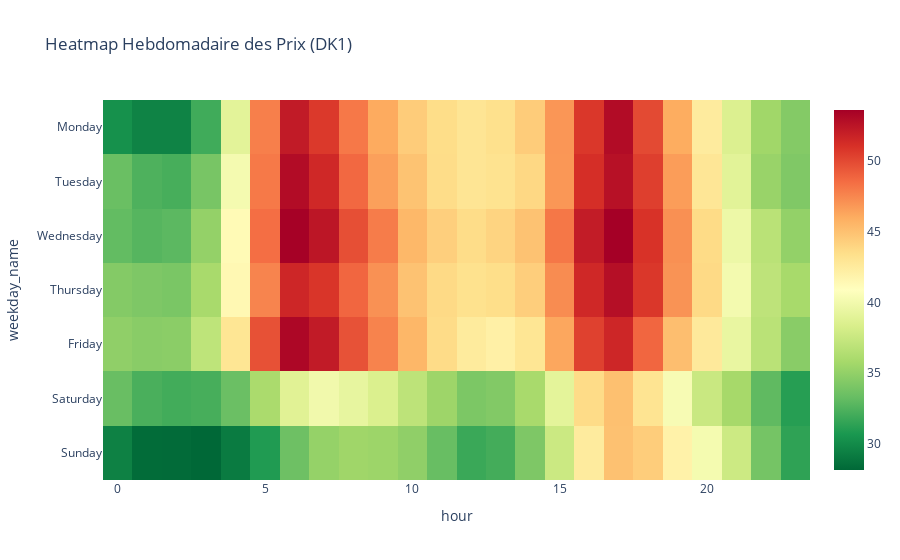
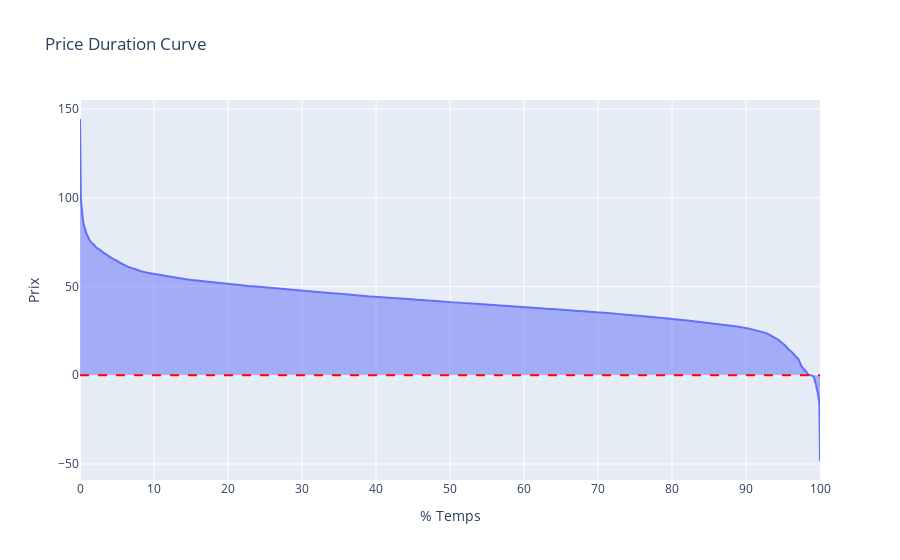

The notebook cell saved with these charts, in order:
### Markdown cell above
### 3. Visualisations Fondamentales

### Code cell
# 3.1 Heatmap Hebdomadaire (Patterns de consommation)
heatmap_data = df_dk.groupby(['weekday_name', 'hour'])['price'].mean().reset_index()
days_order = ["Monday", "Tuesday", "Wednesday", "Thursday", "Friday", "Saturday", "Sunday"]
heatmap_data['weekday_name'] = pd.Categorical(heatmap_data['weekday_name'], categories=days_order, ordered=True)
heatmap_data = heatmap_data.sort_values(['weekday_name', 'hour'])
z_data = heatmap_data.pivot(index='weekday_name', columns='hour', values='price')

fig = px.imshow(z_data, title="Heatmap Hebdomadaire des Prix (DK1)", color_continuous_scale="RdYlGn_r", aspect="auto")
fig.show()

# 3.2 Price Duration Curve
sorted_price = df_dk['price'].sort_values(ascending=False).reset_index(drop=True)
sorted_price.index = (sorted_price.index / len(sorted_price)) * 100
fig = px.area(x=sorted_price.index, y=sorted_price.values, title="Price Duration Curve", labels={"x": "% Temps", "y": "Prix"})
fig.add_hline(y=0, line_dash="dash", line_color="red")
fig.show()

### Figure 1 — Plotly figure (JSON) as saved in the notebook; plotly's stock layout.template omitted (floating-point values rounded to 4 significant figures; data arrays with more than 128 entries replaced by an {"elided": "..."} marker saying what was removed)
{"data": [{"coloraxis": "coloraxis", "hovertemplate": "hour: %{x}<br>weekday_name: %{y}<br>color: %{z}<extra></extra>", "name": "0", "type": "heatmap", "x": [0, 1, 2, 3, 4, 5, 6, 7, 8, 9, 10, 11, 12, 13, 14, 15, 16, 17, 18, 19, 20, 21, 22, 23], "xaxis": "x", "y": ["Monday", "Tuesday", "Wednesday", "Thursday", "Friday", "Saturday", "Sunday"], "yaxis": "y", "z": {"elided": "7x24 float values"}}], "layout": {"coloraxis": {"colorscale": [[0, "rgb(0,104,55)"], [0.1, "rgb(26,152,80)"], [0.2, "rgb(102,189,99)"], [0.3, "rgb(166,217,106)"], [0.4, "rgb(217,239,139)"], [0.5, "rgb(255,255,191)"], [0.6, "rgb(254,224,139)"], [0.7, "rgb(253,174,97)"], [0.8, "rgb(244,109,67)"], [0.9, "rgb(215,48,39)"], [1, "rgb(165,0,38)"]]}, "title": {"text": "Heatmap Hebdomadaire des Prix (DK1)"}, "xaxis": {"anchor": "y", "domain": [0, 1], "title": {"text": "hour"}}, "yaxis": {"anchor": "x", "autorange": "reversed", "domain": [0, 1], "title": {"text": "weekday_name"}}}}

### Figure 2 — Plotly figure (JSON) as saved in the notebook; plotly's stock layout.template omitted (floating-point values rounded to 4 significant figures; data arrays with more than 128 entries replaced by an {"elided": "..."} marker saying what was removed)
{"data": [{"fillpattern": {"shape": ""}, "hovertemplate": "% Temps=%{x}<br>Prix=%{y}<extra></extra>", "legendgroup": "", "line": {"color": "#636efa"}, "marker": {"symbol": "circle"}, "mode": "lines", "name": "", "orientation": "v", "showlegend": false, "stackgroup": "1", "type": "scatter", "x": {"elided": "17520 float values"}, "xaxis": "x", "y": {"elided": "17520 float values"}, "yaxis": "y"}], "layout": {"legend": {"tracegroupgap": 0}, "shapes": [{"line": {"color": "red", "dash": "dash"}, "type": "line", "x0": 0, "x1": 1, "xref": "x domain", "y0": 0, "y1": 0, "yref": "y"}], "title": {"text": "Price Duration Curve"}, "xaxis": {"anchor": "y", "domain": [0, 1], "title": {"text": "% Temps"}}, "yaxis": {"anchor": "x", "domain": [0, 1], "title": {"text": "Prix"}}}}
